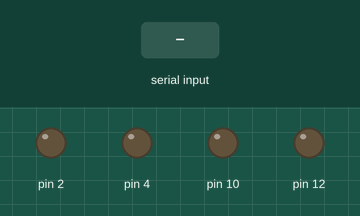
The sketch below on a simulated Arduino Uno, built with avr-gcc and run on an emulated ATmega328P. Shown: output pins drawn as LEDs (lit = HIGH). Inputs (shaded band) come from the test bench.

Above: at 1.2 s.
1.3 s: "f" received over Serial
At 1.6 s:
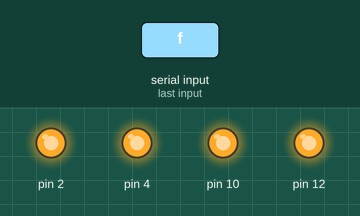
2.8 s: "l" received over Serial
At 5.1 s:
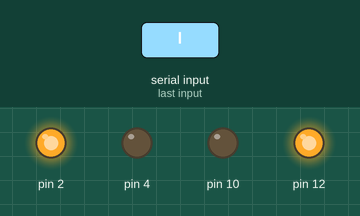
5.8 s: "r" received over Serial
At 8.5 s:
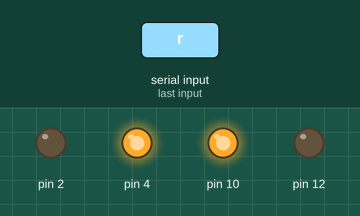
8.8 s: "b" received over Serial
At 10.9 s:
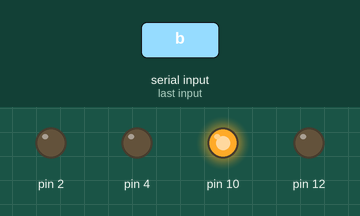
11.8 s: "l" received over Serial
At 14.4 s:
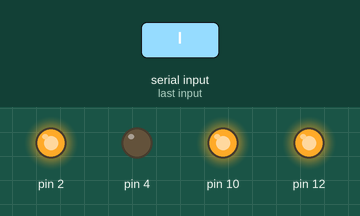
14.8 s: "s" received over Serial
At 20.6 s:
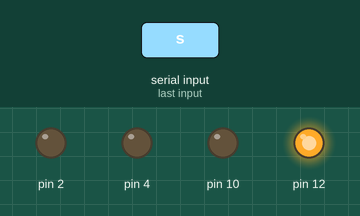
Timing chart, 0 to 21.4 s (numbered marks = the images above; inputs shaded):
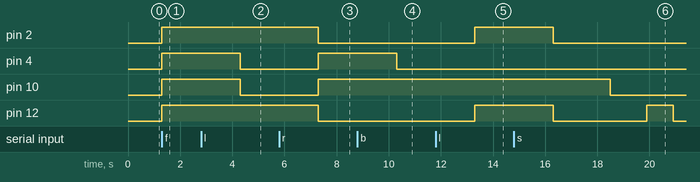

Measured:
- after the input at 1.3 s, pin 2, pin 4, pin 10, pin 12: LOW → HIGH at once
- after the input at 2.8 s, pin 4: HIGH → LOW after 1.5 s; pin 12: stays HIGH (without the input it goes to LOW after 1.5 s)
- after the input at 5.8 s, pin 2: HIGH → LOW after 1.5 s; pin 4, pin 10: LOW → HIGH after 1.5 s
- after the input at 8.8 s, pin 4: HIGH → LOW after 1.5 s
- after the input at 11.8 s, pin 2, pin 12: LOW → HIGH after 1.5 s
- after the input at 14.8 s, pin 2: HIGH → LOW after 1.5 s; pin 10: HIGH → LOW after 3.7 s

The sketch:

motor.ino
```cpp
void setup()
{
  pinMode(2, OUTPUT);
  pinMode(4, OUTPUT);
  pinMode(10, OUTPUT);
  pinMode(12, OUTPUT);
  Serial.begin(9600);
}//intializing I/O
int income=0;
void loop()
{
  if(Serial.available()>0)
  {
   income=Serial.read();
    switch(income)
        {
          case 'f':
              forward();//forward
              break;
            case 'b':
              backward();//back
              break;
            case 'l':
              left();
              break;//left
            case 'r':
              right();
              break;//right
            case 's':
              stop();
              break;//stop
            default:
              break;
        }
 }
}
void forward()
{
  digitalWrite(2,HIGH);
  digitalWrite(3,LOW);
  digitalWrite(4,HIGH);
  digitalWrite(5,LOW);//drive motor
  digitalWrite(10,HIGH);
  digitalWrite(12,HIGH);
  delay(3000);
  digitalWrite(10,LOW);
  digitalWrite(12,LOW);//forward indicator
}

void backward()
{
  digitalWrite(3,HIGH);
  digitalWrite(2,LOW);
  digitalWrite(5,HIGH);
  digitalWrite(4,LOW);//drive motor
  digitalWrite(9,HIGH);
  digitalWrite(11,HIGH);
  delay(3000);
  digitalWrite(9,LOW);
  digitalWrite(11,LOW);//back indicator
}

void left()
{
  digitalWrite(2,HIGH);
  digitalWrite(3,LOW);
  digitalWrite(5,HIGH);
  digitalWrite(4,LOW);//drive motor
  digitalWrite(11,HIGH);
  digitalWrite(12,HIGH);
  delay(3000);
  digitalWrite(11,LOW);
  digitalWrite(12,LOW);//LEFT indicator
}

void right()
{
  digitalWrite(3,HIGH);
  digitalWrite(2,LOW);
  digitalWrite(4,HIGH);
  digitalWrite(5,LOW);//drive motor
  digitalWrite(9,HIGH);
  digitalWrite(10,HIGH);
  delay(3000);
  digitalWrite(9,LOW);
  digitalWrite(10,HIGH);//RIGHT indicator
}

void stop()
{
  digitalWrite(2,LOW);
  digitalWrite(3,LOW);
  digitalWrite(4,LOW);
  digitalWrite(5,LOW);//stop motor
  digitalWrite(9,HIGH);
  delay(1000);
  digitalWrite(9,LOW);
  delay(200);
  digitalWrite(10,HIGH);
  delay(1000);
  digitalWrite(10,LOW);
  delay(200);
  digitalWrite(11,HIGH);
  delay(1000);
  digitalWrite(11,LOW);
  delay(200);
  digitalWrite(12,HIGH);
  delay(1000);
  digitalWrite(12,LOW);//stop shining
}
```
